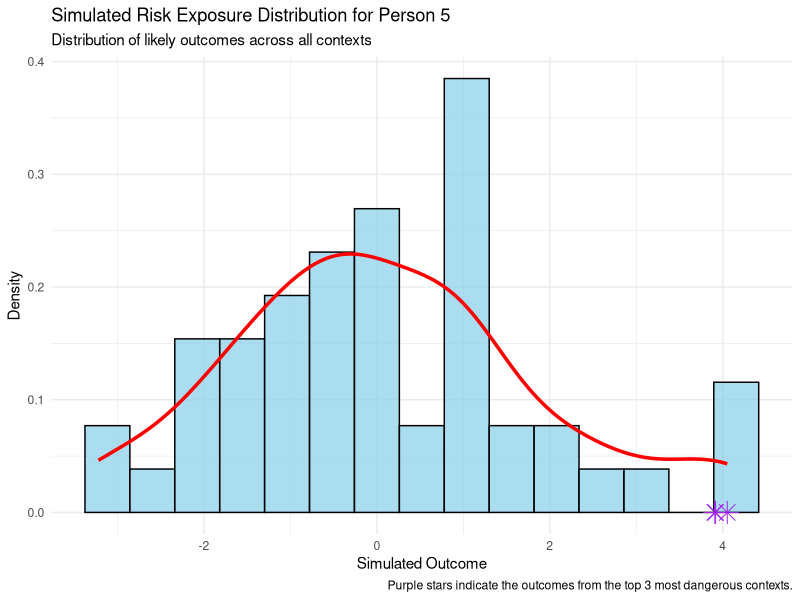
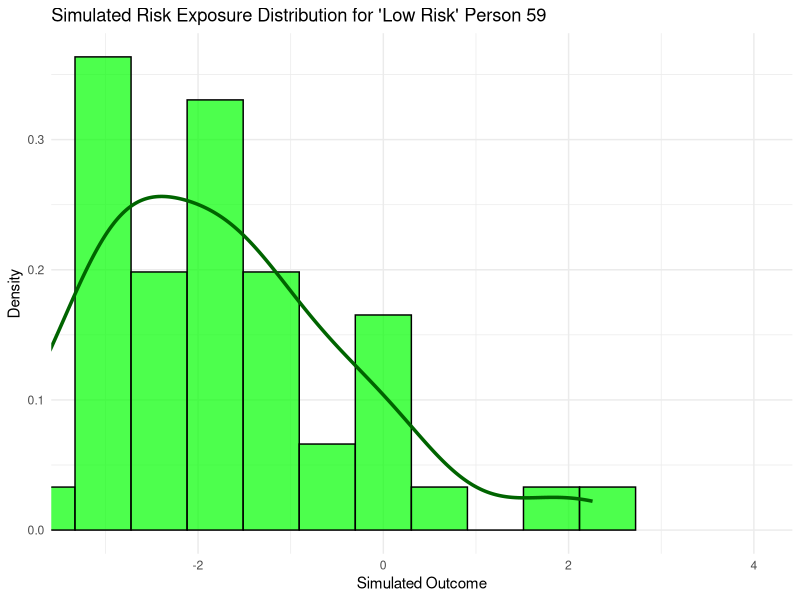
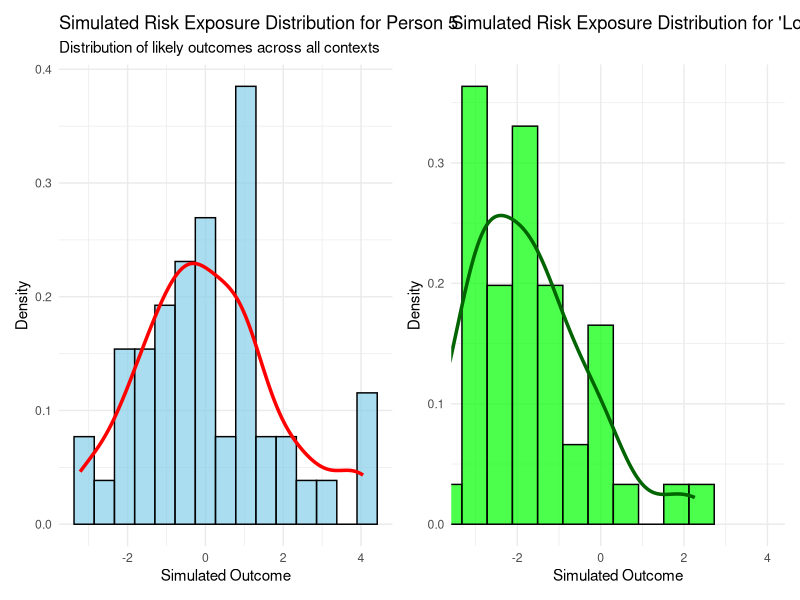

Reproduce these figures in R, in order.
library(dplyr)
library(lme4)
library(ggplot2)
library(patchwork)

generate_crossed_data <- function(
    num_people = 150,
    num_contexts = 50,
    obs_per_person = 10,
    beta = 0.5,
    G_person = 0.5,
    G_context = 0.7,
    sigma_e = 1.5) {
  person_effects <- data.frame(
    person_id = 1:num_people,
    b_i = rnorm(num_people, mean = 0, sd = sqrt(G_person))
  )

  context_effects <- data.frame(
    context_id = 1:num_contexts,
    u_j = rnorm(num_contexts, mean = 0, sd = sqrt(G_context))
  )

  records_list <- list()
  for (i in 1:num_people) {
    person_id_val <- person_effects$person_id[i]
    b_i_val <- person_effects$b_i[i]

    contexts_visited <- sample(context_effects$context_id, size = obs_per_person)

    visited_context_effects <- context_effects %>% filter(context_id %in% contexts_visited)

    x_ij <- rnorm(obs_per_person, 0, 1)
    random_shock_ij <- rnorm(obs_per_person, 0, sd = sigma_e)

    y_ij <- beta * x_ij + b_i_val + visited_context_effects$u_j + random_shock_ij

    records_list[[i]] <- data.frame(
      person_id = person_id_val,
      context_id = visited_context_effects$context_id,
      y = y_ij,
      x = x_ij
    )
  }

  final_df <- dplyr::bind_rows(records_list)

  return(list(
    data = final_df,
    person_effects = person_effects,
    context_effects = context_effects
  ))
}

set.seed(42)
crossed_data_list <- generate_crossed_data()
crossed_data <- crossed_data_list$data

crossed_model <- lmer(y ~ x + (1 | person_id) + (1 | context_id), data = crossed_data, REML = FALSE)

fixed_intercept <- fixef(crossed_model)["(Intercept)"]
fixed_beta_x <- fixef(crossed_model)["x"]

# Random effects data frames
person_effects_est <- ranef(crossed_model)$person_id
context_effects_est <- ranef(crossed_model)$context_id

sigma_e_est <- sigma(crossed_model)


person_to_simulate <- 5
print(paste("Running simulation for Person", person_to_simulate))


b_i_est <- person_effects_est[person_to_simulate, "(Intercept)"]
x_val <- 0


all_context_ids <- row.names(context_effects_est)


simulated_outcomes <- c()
for (context_j_id in all_context_ids) {
  u_j_est <- context_effects_est[context_j_id, "(Intercept)"]


  predicted_y <- fixed_intercept + (fixed_beta_x * x_val) + b_i_est + u_j_est


  random_shock <- rnorm(1, mean = 0, sd = sigma_e_est)


  final_simulated_y <- predicted_y + random_shock


  simulated_outcomes <- c(simulated_outcomes, final_simulated_y)
}



sim_results_df <- data.frame(outcomes = simulated_outcomes)

# --- Plot 1: The Risk Distribution Histogram ---
risk_distribution_plot <- ggplot(sim_results_df, aes(x = outcomes)) +
  geom_histogram(aes(y = ..density..), bins = 15, fill = "skyblue", color = "black", alpha = 0.7) +
  geom_density(color = "red", linewidth = 1.2) +
  labs(
    title = paste("Simulated Risk Exposure Distribution for Person", person_to_simulate),
    subtitle = "Distribution of likely outcomes across all contexts",
    x = "Simulated Outcome",
    y = "Density"
  ) +
  theme_minimal()

sim_results_df$context_id <- as.numeric(all_context_ids)


# Let's find the top 3 contexts that produced the highest-risk outcomes
dangerous_contexts <- sim_results_df %>%
  arrange(desc(outcomes)) %>%
  head(3)

print("--- Analysis of High-Risk Contexts for Person 5 ---")
print("The top 3 most 'dangerous' contexts for this person were:")
print(dangerous_contexts)


risk_distribution_plot_highlighted <- risk_distribution_plot +
  geom_point(
    data = dangerous_contexts, aes(x = outcomes, y = 0),
    color = "purple", size = 5, shape = 8
  ) +
  labs(caption = "Purple stars indicate the outcomes from the top 3 most dangerous contexts.")

print(risk_distribution_plot_highlighted)

# --- Analysis 2: Calculate Probabilistic Risk ---
high_risk_threshold <- 2.0


prob_exceeding_threshold <- sum(sim_results_df$outcomes > high_risk_threshold) / nrow(sim_results_df)

print(paste0("Estimated probability of outcome > ", high_risk_threshold, ": ", round(prob_exceeding_threshold * 100, 2), "%"))


percentile_95 <- quantile(sim_results_df$outcomes, 0.95)
print(paste("95th percentile outcome (reasonable worst-case):", round(percentile_95, 2)))


person_effects_true <- crossed_data_list$person_effects
low_risk_person_id <- person_effects_true %>%
  filter(b_i == min(b_i)) %>%
  pull(person_id)

print(paste("Now running comparison simulation for 'Low Risk' Person", low_risk_person_id))

# --- Re-run the simulation loop for the low-risk person ---
b_i_low_risk <- min(person_effects_true$b_i)
sim_outcomes_low_risk <- c()
for (context_j_id in all_context_ids) {
  u_j_est <- context_effects_est[context_j_id, "(Intercept)"]
  predicted_y <- fixed_intercept + (fixed_beta_x * x_val) + b_i_low_risk + u_j_est
  random_shock <- rnorm(1, mean = 0, sd = sigma_e_est)
  final_simulated_y <- predicted_y + random_shock
  sim_outcomes_low_risk <- c(sim_outcomes_low_risk, final_simulated_y)
}


sim_results_low_risk_df <- data.frame(outcomes = sim_outcomes_low_risk)
risk_dist_plot_low_risk <- ggplot(sim_results_low_risk_df, aes(x = outcomes)) +
  geom_histogram(aes(y = ..density..), bins = 15, fill = "green", color = "black", alpha = 0.7) +
  geom_density(color = "darkgreen", size = 1.2) +
  labs(
    title = paste("Simulated Risk Exposure Distribution for 'Low Risk' Person", low_risk_person_id),
    x = "Simulated Outcome", y = "Density"
  ) +
  theme_minimal() +
  coord_cartesian(xlim = range(sim_results_df$outcomes))

print(risk_dist_plot_low_risk)


print("--- Side-by-Side Comparison of Risk Profiles ---")

side_by_side_plot <- risk_distribution_plot + risk_dist_plot_low_risk
print(side_by_side_plot)
